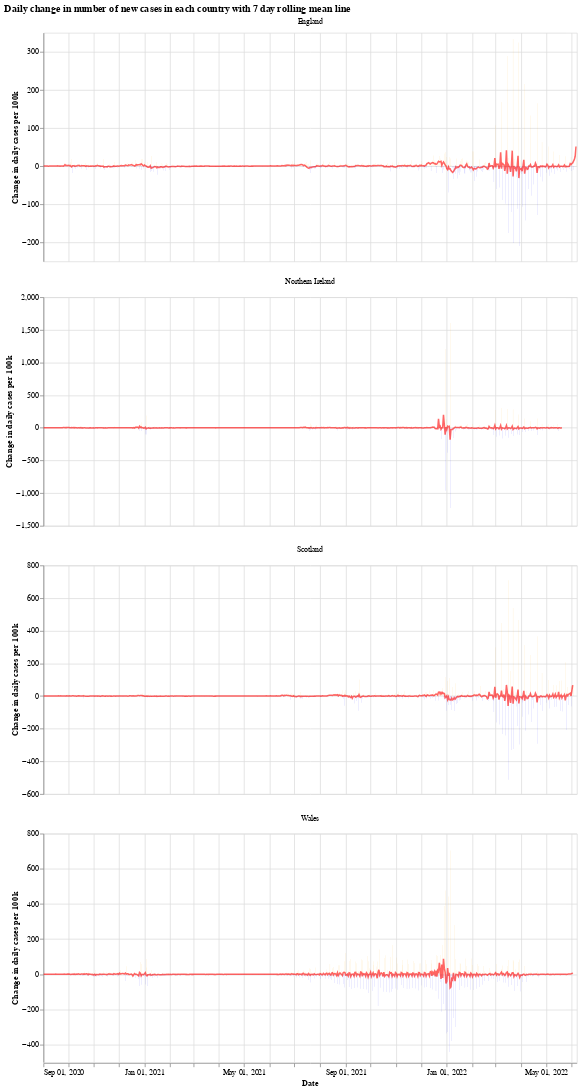

The notebook cell this image was saved under:
### Markdown cell above
We will use the Python library `Altair` for visualising the data, see the [altair docs](https://altair-viz.github.io/) for more information.

First we have a graph which shows the daily change in the number of new cases for each country. This number jumps up and down all over the place, which is likely due to delay in reporting of new cases over the weekend. Another interesting thing is that it looks like the daily cases in Wales experienced a much shorter period of calm over the summer (calm in the sense of daily cases not jumping up and down).

The orange bars are days when the number of new cases (per 100k population) was more than the previous day, while the blue are days when the number of new cases dropped. The red line is the 7 day moving average. 

When the moving average line is below 0, it means that there is a consistent drop in new cases. We can see this clearly happening around the times that lockdowns were introduced (though, to varying degrees). I will update the graphs soon with a marker of when each lockdown started.

### Code cell
# collapse
import altair as alt

bars = alt.Chart(uk_cases).mark_bar().encode(
    x=alt.X("yearmonthdate(date):T", axis=alt.Axis(title='Date')),
    y=alt.Y("casesChangeRate:Q", axis=alt.Axis(title='Change in daily cases per 100k')),
    tooltip='casesChange',
    color=alt.condition(
        alt.datum.casesChangeRate > 0,
        alt.value("orange"),  # The positive color
        alt.value("blue")  # The negative color
    )
).properties(title='Daily change in number of new cases with 7 day rolling mean',width=700).interactive()

line = alt.Chart(uk_cases).mark_line(
    color='red',
    size=2,
    opacity=0.6
).transform_window(
    rolling_mean='mean(casesChangeRate)',
    frame=[0, 7],
    groupby=['areaName']
).encode(
    x='yearmonthdate(date):T',
    y='rolling_mean:Q'
)

alt.layer(bars, line, data=uk_cases).facet(alt.Column(
    'areaName', title=''), columns=1).resolve_scale(y='independent').properties(title='Daily change in number of new cases in each country with 7 day rolling mean line')

### Figure 1 — Vega-Lite specification as saved in the notebook (floating-point values rounded to 4 significant figures; data arrays with more than 128 entries replaced by an {"elided": "..."} marker saying what was removed)
{"config": {"view": {"continuousWidth": 400, "continuousHeight": 300}}, "data": {"name": "data-fa02874330da65d1765a89820169db96"}, "facet": {"type": "nominal", "field": "areaName", "title": ""}, "spec": {"layer": [{"mark": "bar", "encoding": {"color": {"condition": {"value": "orange", "test": "(datum.casesChangeRate > 0)"}, "value": "blue"}, "tooltip": {"type": "quantitative", "field": "casesChange"}, "x": {"type": "temporal", "axis": {"title": "Date"}, "field": "date", "timeUnit": "yearmonthdate"}, "y": {"type": "quantitative", "axis": {"title": "Change in daily cases per 100k"}, "field": "casesChangeRate"}}, "selection": {"selector001": {"type": "interval", "bind": "scales", "encodings": ["x", "y"]}}, "title": "Daily change in number of new cases with 7 day rolling mean", "width": 700}, {"mark": {"type": "line", "color": "red", "opacity": 0.6, "size": 2}, "encoding": {"x": {"type": "temporal", "field": "date", "timeUnit": "yearmonthdate"}, "y": {"type": "quantitative", "field": "rolling_mean"}}, "transform": [{"window": [{"op": "mean", "field": "casesChangeRate", "as": "rolling_mean"}], "frame": [0, 7], "groupby": ["areaName"]}]}]}, "columns": 1, "resolve": {"scale": {"y": "independent"}}, "title": "Daily change in number of new cases in each country with 7 day rolling mean line", "$schema": "https://vega.github.io/schema/vega-lite/v4.8.1.json", "datasets": {"data-fa02874330da65d1765a89820169db96": {"elided": "2551 records"}}}
